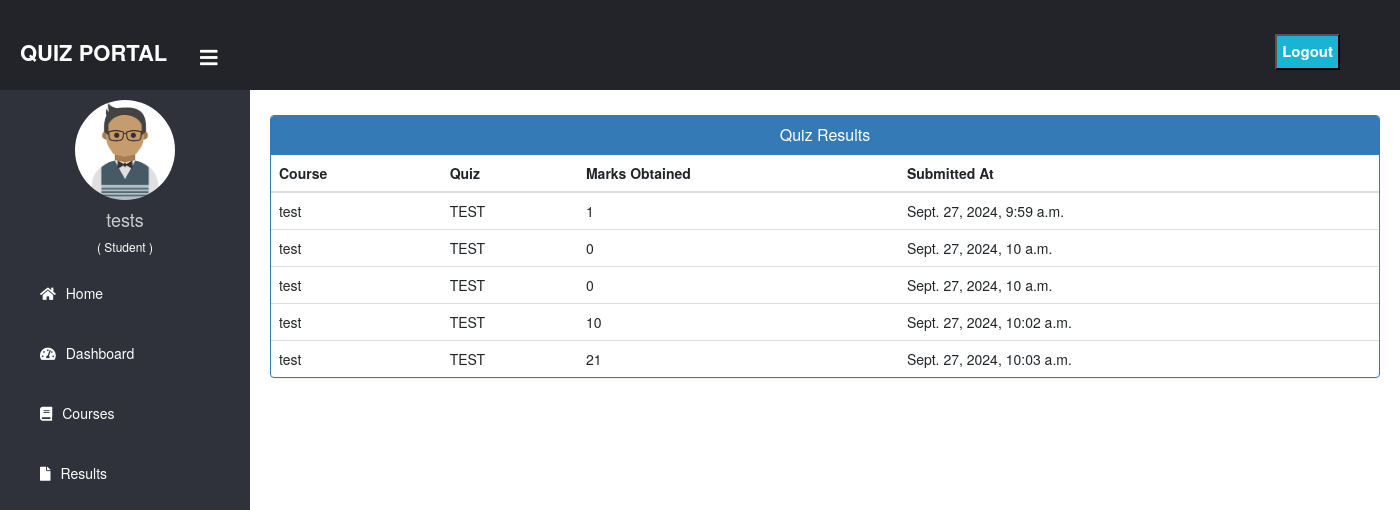
The app's page /view_results/1 (signed in), older data.
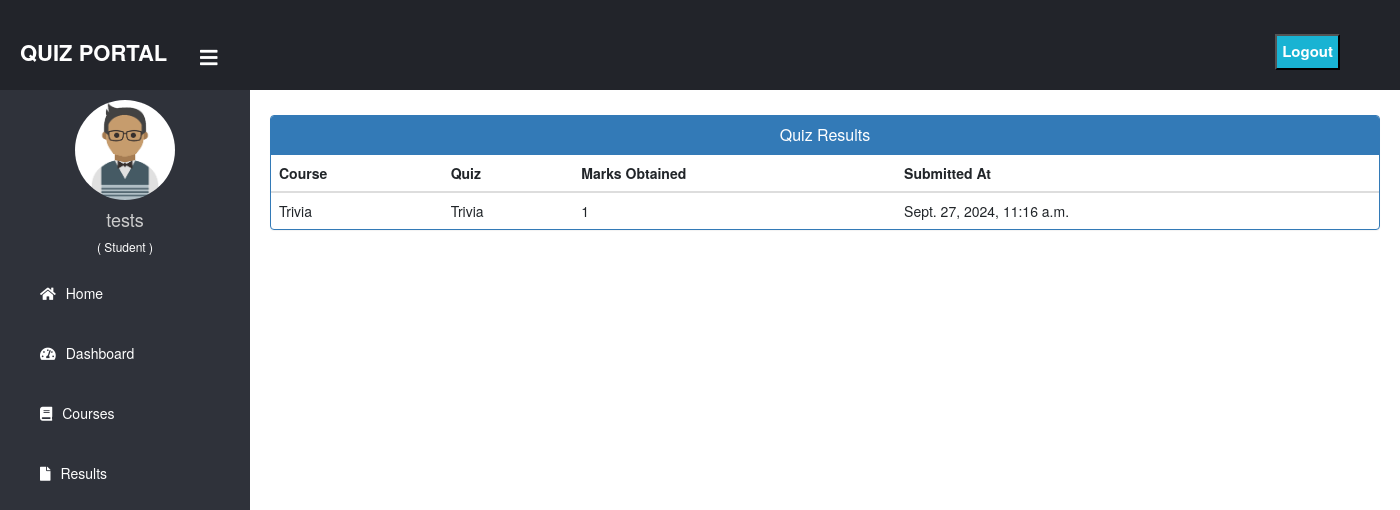
The same page, newer data.
### lms/models.py (models this page shows, shortened)
class StudentQuizSubmission(models.Model):
    student = models.ForeignKey(User, on_delete=models.CASCADE, limit_choices_to={'userprofile__role': 'student'})
    quiz = models.ForeignKey(Quiz, on_delete=models.CASCADE,default=None, null=True,blank=True)
    marks_obtained = models.IntegerField()
    submitted_at = models.DateTimeField(auto_now_add=True)

class Quiz(models.Model):
    OPTION_CHOICES = [
        ('A', 'Option A'),
        ('B', 'Option B'),
        ('C', 'Option C'),
        ('D', 'Option D'),
    ]
    course = models.ForeignKey(Course, on_delete=models.CASCADE)
    question = models.CharField(max_length=255)
    option_a = models.CharField(max_length=100)
    option_b = models.CharField(max_length=100)
    option_c = models.CharField(max_length=100)
    option_d = models.CharField(max_length=100)
    correct_answer = models.CharField(max_length=1, choices=OPTION_CHOICES)
    mark = models.IntegerField()

class Course(models.Model):
    name = models.CharField(max_length=100)
    description = models.TextField()
    teacher = models.ForeignKey(User, on_delete=models.CASCADE, limit_choices_to={'userprofile__role': 'teacher'})

### lms/views.py (the view)
# urls.py: path('view_results/<int:couse_id>', view_results, name='view_results'),
@login_required
def view_results(request,couse_id):
    courses = Course.objects.filter(id=couse_id)
    submissions = StudentQuizSubmission.objects.filter(student=request.user)
    context = {
        'courses': courses,
        'submissions': submissions
    }
    return render(request, 'student/view_results.html', context)

### lms/templates/student/view_results.html
{% extends "dashboard_base.html" %}
{% block content %}
{% include "common/common_link.html" %}
<div class="container mt-4">
    <div class="panel panel-primary">
    <div class="panel-heading">
        <h6 class="panel-title">Quiz Results</h6>
    </div>
    <table class="table table-hover" id="dev-table">
        <thead>
            <tr>
                <th>Course</th>
                <th>Quiz</th>
                <th>Marks Obtained</th>
                <th>Submitted At</th>
            </tr>
        </thead>
        <tbody>
            {% for submission in submissions %}
            <tr>
                <td>{% if submission.quiz.course %}{{ submission.quiz.course.name }}{% else %}Trivia{% endif %}</td>
                <td>{% if submission.quiz.question %}{{ submission.quiz.question }}{% else %}Trivia{% endif %}</td>
                <td>{{ submission.marks_obtained }}</td>
                <td>{{ submission.submitted_at }}</td>
            </tr>
            {% endfor %}
        </tbody>
    </table>
    </div>
</div>
{% endblock %}

Row changes from the older to the newer data that the page shows:
removed StudentQuizSubmission: quiz.course.name "test", quiz.question "TEST", marks_obtained "1", submitted_at "Sept. 27, 2024, 9:59 a.m."
removed StudentQuizSubmission: quiz.course.name "test", quiz.question "TEST", marks_obtained "0", submitted_at "Sept. 27, 2024, 10 a.m."
removed StudentQuizSubmission: quiz.course.name "test", quiz.question "TEST", marks_obtained "0", submitted_at "Sept. 27, 2024, 10 a.m."
removed StudentQuizSubmission: quiz.course.name "test", quiz.question "TEST", marks_obtained "10", submitted_at "Sept. 27, 2024, 10:02 a.m."
removed StudentQuizSubmission: quiz.course.name "test", quiz.question "TEST", marks_obtained "21", submitted_at "Sept. 27, 2024, 10:03 a.m."
added StudentQuizSubmission: shows "Trivia", marks_obtained "1", submitted_at "Sept. 27, 2024, 11:16 a.m."
